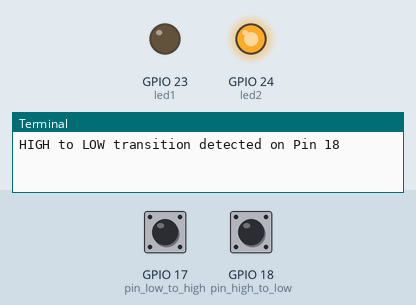
The program below on a simulated Raspberry Pi (BCM pin numbers). Parts: output pins drawn as LEDs (lit = HIGH), the last lines printed to the terminal. The inputs (shaded band) are chosen by the test bench; at power-on: GPIO 17 (pin_low_to_high) LOW, GPIO 18 (pin_high_to_low) LOW.

Above: at 0.1 s.
1.3 s: GPIO 17 (pin_low_to_high) pulled HIGH for 1.45 s
At 3.2 s:
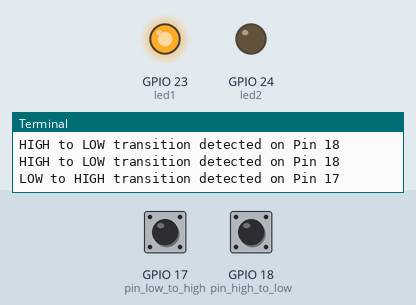
At 4.7 s:
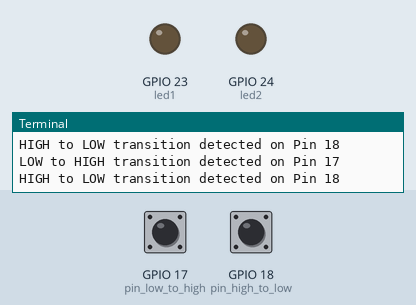
4.8 s: GPIO 18 (pin_high_to_low) pulled HIGH for 3.2 s
Timing chart, 0 to 15.5 s (numbered marks = the images above; inputs shaded):
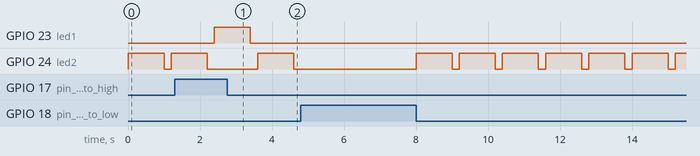

Measured:
- after the input at 1.3 s, GPIO 23 (led1): LOW → HIGH after 1.1 s, → LOW 1.0 s later
- by itself, GPIO 24 (led2): alternates HIGH for 1.0 s and LOW for 0.20 s

The program:

Interrupts_2nd.py
```python
import RPi.GPIO as GPIO
import time

# Set GPIO mode
GPIO.setmode(GPIO.BCM)

# Configure GPIO pins
pin_low_to_high = 17  # Pin for LOW to HIGH transition
pin_high_to_low = 18  # Pin for HIGH to LOW transition
led1 = 23  # LED for positive edge
led2 = 24  # LED for negative edge

# Set up GPIO pins
GPIO.setup(pin_low_to_high, GPIO.IN, pull_up_down=GPIO.PUD_DOWN)
GPIO.setup(pin_high_to_low, GPIO.IN, pull_up_down=GPIO.PUD_DOWN)
GPIO.setup(led1, GPIO.OUT)
GPIO.setup(led2, GPIO.OUT)

# Interrupt Service Routine for LOW to HIGH transition
def ISRL2H(pin):
    print("LOW to HIGH transition detected on Pin {}".format(pin))
    GPIO.output(led1, GPIO.HIGH)
    time.sleep(1)  # LED1 on for 1 second
    GPIO.output(led1, GPIO.LOW)

# Interrupt Service Routine for HIGH to LOW transition
def ISRH2L(pin):
    print("HIGH to LOW transition detected on Pin {}".format(pin))
    GPIO.output(led2, GPIO.HIGH)
    time.sleep(1)  # LED2 on for 1 second
    GPIO.output(led2, GPIO.LOW)

try:
    while True:
        # Check for LOW to HIGH transition
        if GPIO.input(pin_low_to_high) == GPIO.HIGH:
            ISRL2H(pin_low_to_high)
            time.sleep(0.2)  # Debounce time

        # Check for HIGH to LOW transition
        if GPIO.input(pin_high_to_low) == GPIO.LOW:
            ISRH2L(pin_high_to_low)
            time.sleep(0.2)  # Debounce time

except KeyboardInterrupt:
    GPIO.cleanup()

finally:
    GPIO.cleanup()
```
